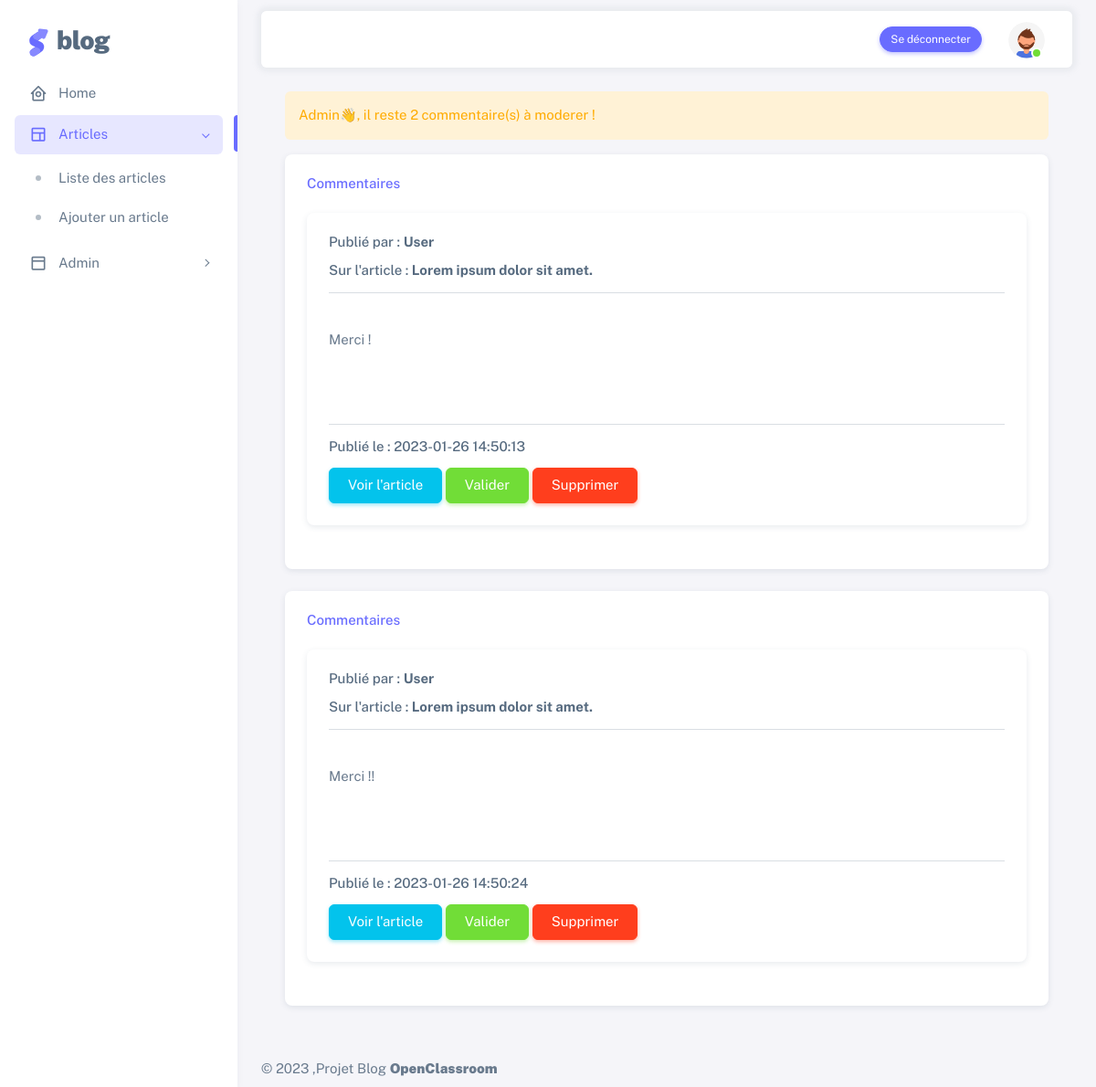
The page /admin/validComment (signed in) on the database its author committed.
### tables this page shows
CREATE TABLE IF NOT EXISTS `comment` (
  `id` tinyint(4) NOT NULL AUTO_INCREMENT,
  `contentCom` varchar(255) NOT NULL,
  `dateComment` datetime NOT NULL,
  `isChecked` tinyint(1) NOT NULL DEFAULT '0',
  `author_id` tinyint(4) NOT NULL,
  `article_id` tinyint(4) NOT NULL,
  PRIMARY KEY (`id`),
  KEY `author_id` (`author_id`),
  KEY `article_id` (`article_id`)
);

CREATE TABLE IF NOT EXISTS `user` (
  `id` tinyint(3) NOT NULL AUTO_INCREMENT,
  `pseudo` varchar(50) DEFAULT NULL,
  `email` varchar(70) DEFAULT NULL,
  `password` varchar(70) DEFAULT NULL,
  `role` varchar(50) DEFAULT 'user',
  PRIMARY KEY (`id`)
);

CREATE TABLE IF NOT EXISTS `article` (
  `id` tinyint(3) NOT NULL AUTO_INCREMENT,
  `title` varchar(70) NOT NULL,
  `content` longtext NOT NULL,
  `date` datetime NOT NULL,
  `chapo` text NOT NULL,
  `author_id` tinyint(3) NOT NULL,
  PRIMARY KEY (`id`),
  KEY `author_id` (`author_id`)
);

### src/controller/Controller.php (called while the page is built, shortened)
<?php
abstract class Controller
{
  public function render(string $file, array $datas = [] ){
    extract($datas);
    require_once ROOT.'/views/'.$file.'.php';
    require_once ROOT.'/views/default.php';
  }
}

### public/index.php (called while the page is built, shortened)
<?php
$app = new Main();
$app->start();

### Core/Db.php (called while the page is built, shortened)
<?php
class Db extends PDO
{
  private static $instance;
  private function __construct()
  {
    $_dsn = 'mysql:dbname='. DBNAME . ';host=' . DBHOST;
  }
  public static function getInstance()
  {
    if(self::$instance === null){
      self::$instance = new self();
    }
    return self::$instance;
  }
}
?>

### src/model/model.php (called while the page is built, shortened)
<?php
class Model extends Db
{
  public function req(string $sql, array $attributs=null)
  {
    $this->db = Db::getInstance();
    if($attributs !== null){
      $query = $this->db->prepare($sql);
      $query->execute($attributs);
      return $query;
    }else {
      return $this->db->query($sql);
    }
  }
}
?>

### views/admin/validComment.php (the view, shortened to what this page needs)
<div class="container-fluid">
  <?php if ($countComments == 0) { ?>
    <div class="alert alert-success" role="alert"> <?php echo $_SESSION['user']['pseudo']; ?>👋, Tous les commentaires ont été modérés! </div>
  <?php }else {?>
    <div class="alert alert-warning" role="alert"> <?php echo $_SESSION['user']['pseudo']; ?>👋, il reste <?php echo $countComments ?> commentaire(s) à moderer ! </div>
  <?php } ?>
  <?php foreach ($comments as $comment){ ?>
    <div class="card mb-4">
      <div class="card-header">
        <h6 class="m-0 font-weight-bold text-primary">Commentaires</h6>
      </div>
      <div class="card-body">
        <div class="card mb-4 comment">
          <div class="card-header">
            <h6 class="card-title">Publié par : <strong><?php echo $comment->pseudo; ?></strong> </h6>
            <h6 class="card-title">Sur l'article : <strong><?php echo $comment->title; ?></strong> </h6>
            <hr>
          </div>
          <div class="card-body">
            <p class="card-content"> <?php echo $comment->contentCom; ?></p>
          </div>
          <div class="card-footer">
            <hr>
            <h6 class="card-title">Publié le : <?php echo $comment->dateComment;; ?></h6>
            <a href="/article/detail/<?php echo $comment->idArticle; ?>"  class="btn btn-info btn-icon-split">Voir l'article</a>
            <a href="/admin/checkComment/<?php echo $comment->idComment; ?>"  class="btn btn-success btn-icon-split" onclick="refreshPage()">Valider</a>
            <a href="/admin/deleteComment/<?php echo $comment->idComment; ?>"  class="btn btn-danger btn-icon-split" onclick="refreshPage()">Supprimer</a>
          </div>
        </div>
      </div>
    </div>
  <?php } ?>
</div>

### rows shown on the page
comment: author.pseudo "User", article.title "Lorem ipsum dolor sit amet.", contentCom "Merci !", dateComment "2023-01-26 14:50:13"
comment: author.pseudo "User", article.title "Lorem ipsum dolor sit amet.", contentCom "Merci !!", dateComment "2023-01-26 14:50:24"

### other values the page prints
$_SESSION['user']['pseudo'] "Admin"
$countComments "2"
